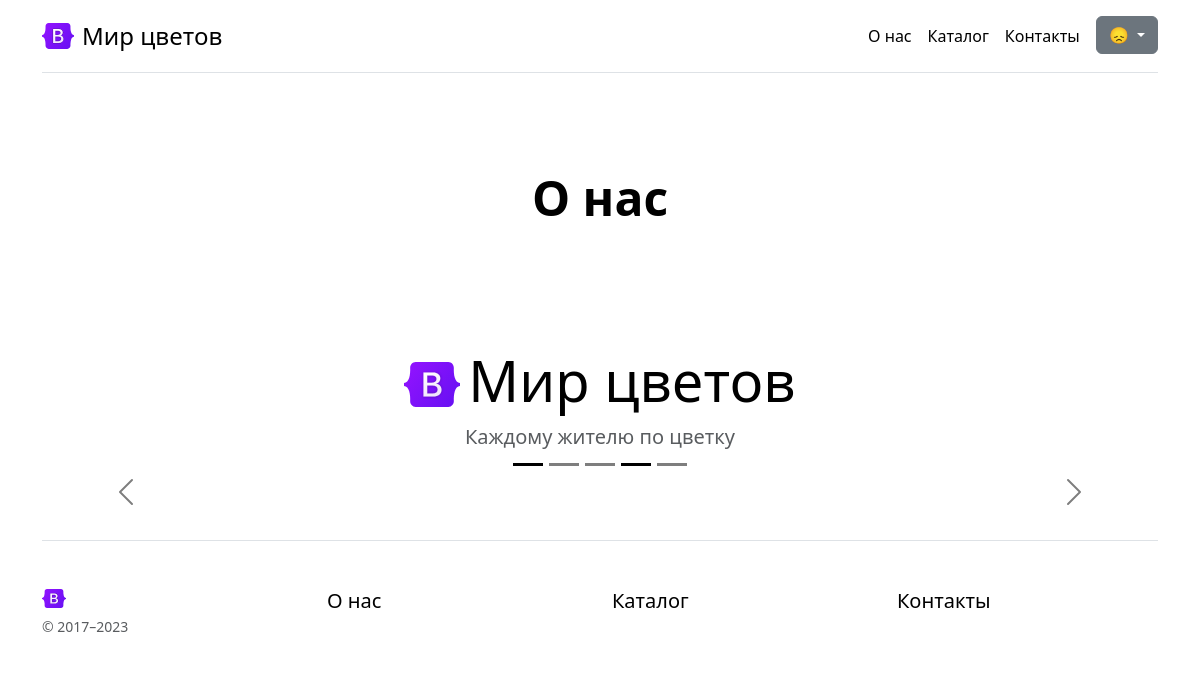
Page /about/ on the earlier database version.
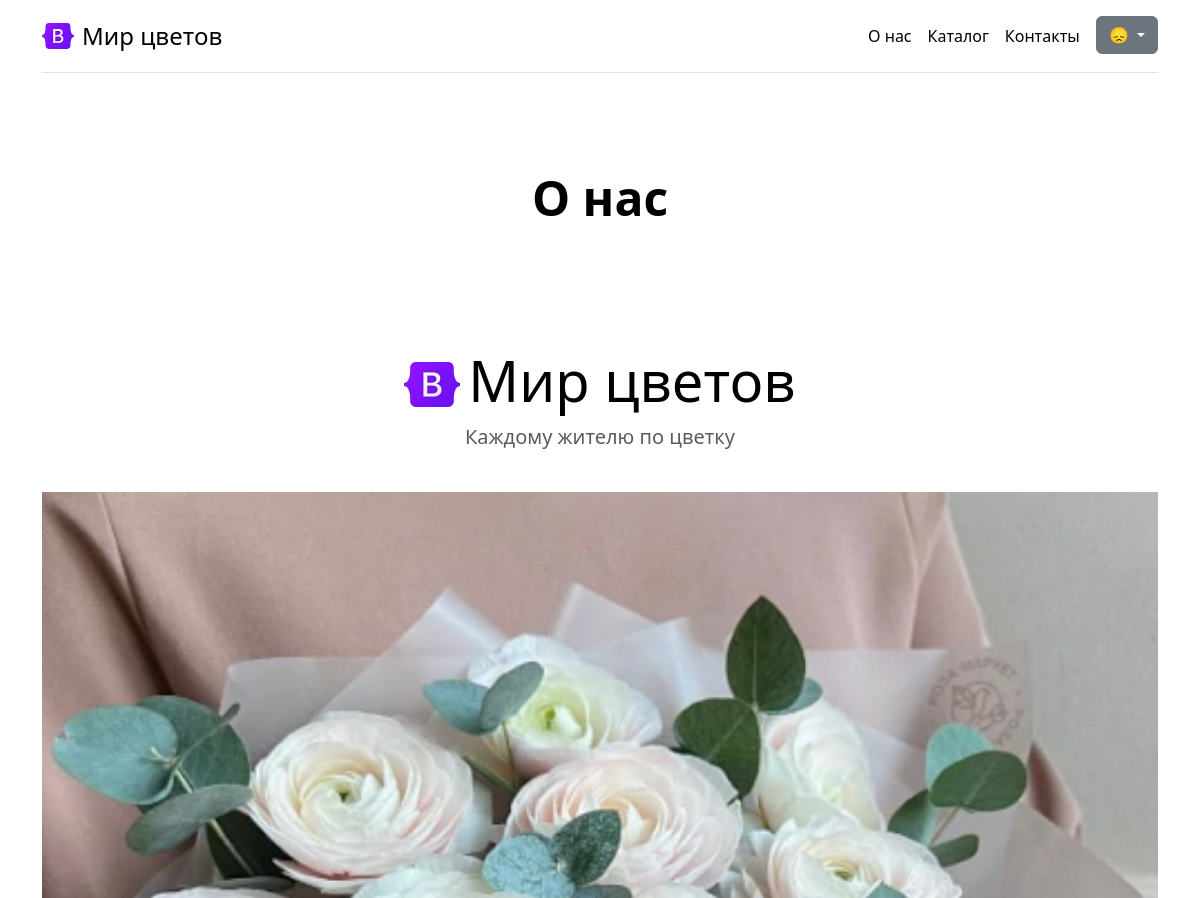
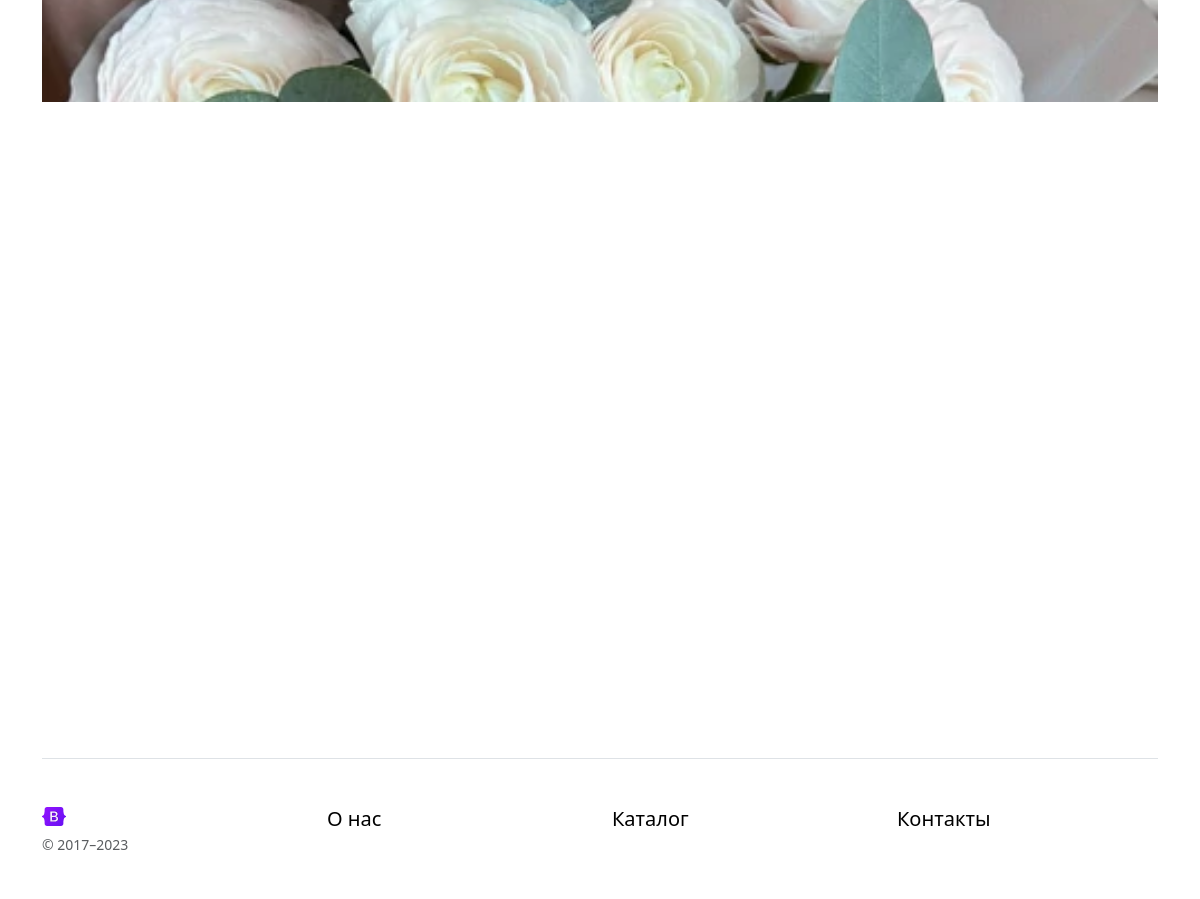
Same page on the later database version (2 pictures, top to bottom).
### goods/models.py (models this page shows, shortened)
class Goods(NameMixin, models.Model):
    objects = models.Manager() # По умолчанию. Нужен для админки.
    in_stock = GoodsManager()
    added = models.DateTimeField(auto_now_add=True,
                                 verbose_name="Дата добавления")
    photo = models.ImageField(verbose_name="Фото")
    price = models.DecimalField(max_digits=10,
                                decimal_places=2,
                                verbose_name="Цена")
    origin = models.ForeignKey(
        "Country",
        on_delete=models.CASCADE,
        verbose_name="Страна-производитель",
    )
    color = models.ForeignKey(
        "Color",
        on_delete=models.CASCADE,
        verbose_name="Цвет",
    )
    category = models.ForeignKey(
        "Category",
        on_delete=models.CASCADE,
        verbose_name="Категория / Вид товара",
    )
    stock = models.PositiveIntegerField(default=0, null=False, blank=False, verbose_name="Остаток товара")
    class Meta:
        verbose_name = "Товар"
        verbose_name_plural = "Товары"

### companies/views.py (the view)
# urls.py: path('about/', AboutCompanyView.as_view(), name="about"),
class AboutCompanyView(TemplateView):
    template_name = "companies/about.html"
    def get_context_data(self, **kwargs):
        context = super().get_context_data(**kwargs)
        context["object_list"] = Goods.in_stock.all()[:5]
        return context

### goods/models.py (called while the page is built)
    def get_queryset(self):
        return super().get_queryset().filter(stock__gte=1).order_by("-added")

### companies/templates/companies/about.html
{% extends "general/parts/base.html" %}
{% load static %}
{% block content %}
{% include 'general/parts/h.html' with h='О нас' %}
<div class="pricing-header p-3 pb-md-4 mx-auto text-center">
    <h1 class="display-4 fw-normal text-body-emphasis"><img class="me-2 pb-1" style="width: 1em;"
                                                            src="{% static 'companies/img/logo.svg' %}" alt="Лого">Мир
        цветов</h1>
    <p class="fs-5 text-body-secondary">Каждому жителю по цветку</p>
</div>
{% include 'companies/slider.html' %}
{% endblock %}

### companies/templates/companies/slider.html (shortened to what this page needs)
<div id="carouselExampleDark" class="carousel carousel-dark slide" data-bs-ride="carousel">
  <div class="carousel-indicators">
    <button type="button" data-bs-target="#carouselExampleDark" data-bs-slide-to="0" class="active" aria-current="true" aria-label="Slide 1"></button>
    <button type="button" data-bs-target="#carouselExampleDark" data-bs-slide-to="1" aria-label="Slide 2"></button>
    <button type="button" data-bs-target="#carouselExampleDark" data-bs-slide-to="2" aria-label="Slide 3"></button>
    <button type="button" data-bs-target="#carouselExampleDark" data-bs-slide-to="3" class="active" aria-current="true" aria-label="Slide 4"></button>
    <button type="button" data-bs-target="#carouselExampleDark" data-bs-slide-to="4" aria-label="Slide 5"></button>
  </div>
  <div class="carousel-inner">
    {% for obj in object_list %}
    <div class="carousel-item {% if forloop.first %}active{% endif %}" data-bs-interval="10000">
      <img src="{{ obj.photo.url }}" class="d-block w-100" alt="{{ obj.name }}">
      <div class="carousel-caption d-none d-md-block">
        <h5>{{ obj.name }}</h5>
      </div>
    </div>
    {% endfor %}
  </div>
  <button class="carousel-control-prev" type="button" data-bs-target="#carouselExampleDark" data-bs-slide="prev">
    <span class="carousel-control-prev-icon" aria-hidden="true"></span>
  </button>
  <button class="carousel-control-next" type="button" data-bs-target="#carouselExampleDark" data-bs-slide="next">
    <span class="carousel-control-next-icon" aria-hidden="true"></span>
  </button>
</div>

Differences in the rows shown:
now on this page (row edited): Goods: photo (picture)
